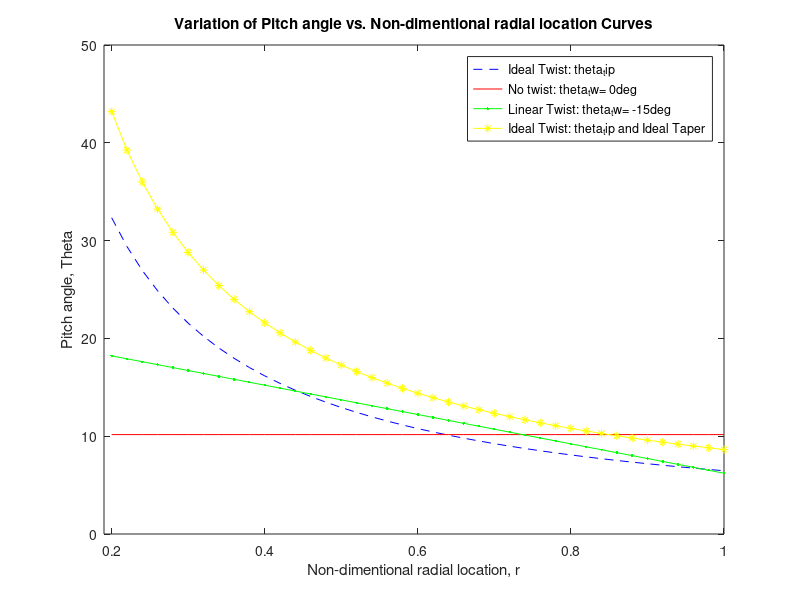
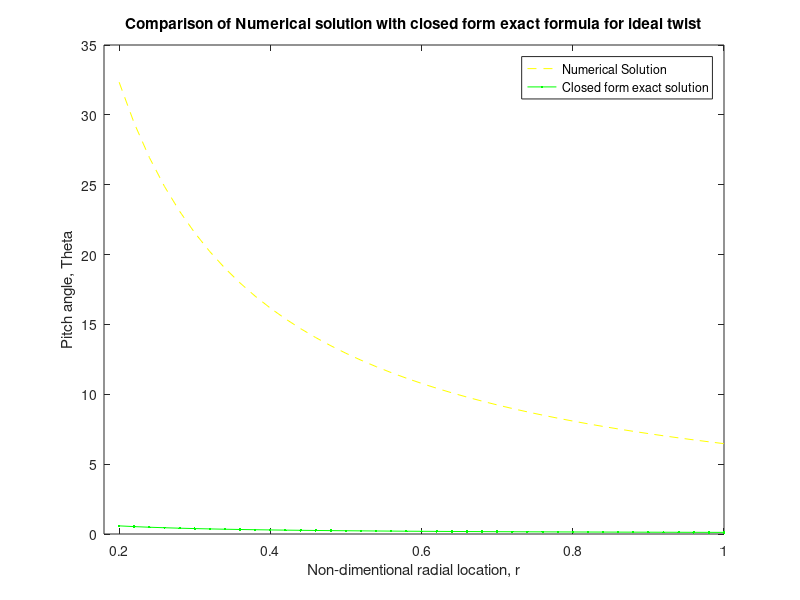
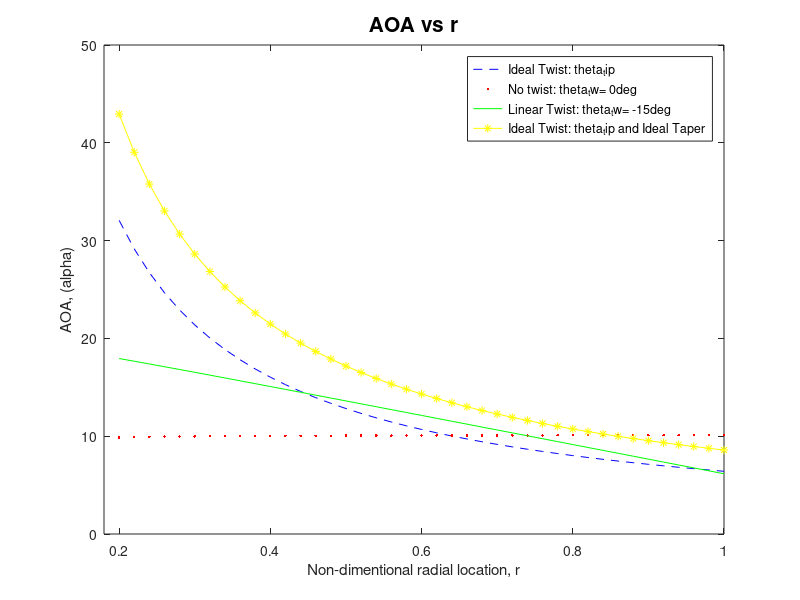
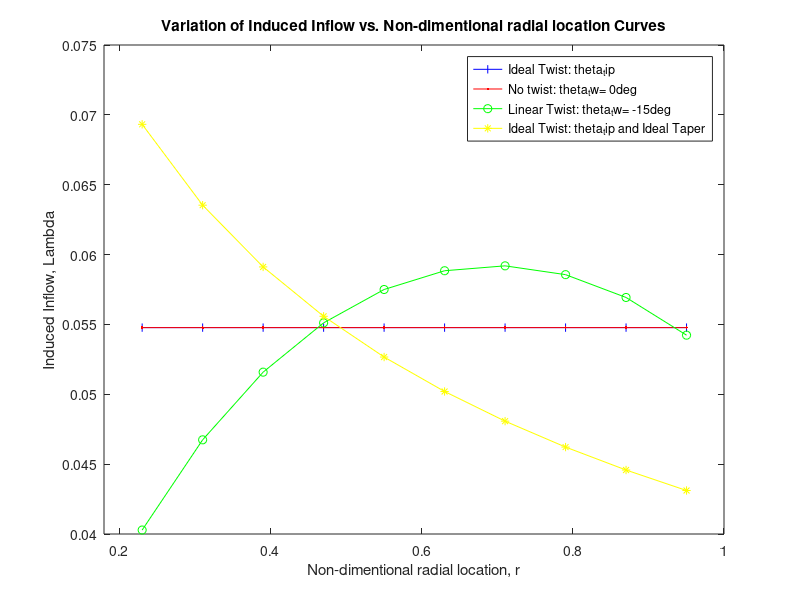

MATLAB code to generate these figures, in order:
close all ;clear ;
%% Given data

rho= 1.225; % Density of air
Nb= 4; % Number of blades
R= 6; % Blade radius
c= 0.4; % Blade chord
Cd0= 0.01; % Profile Drag coefficient
Cla= 5.73; % Lift curve slope
omega= 10*pi; % Rotor angular rate
R_ct= 0.2*R; % Root cut-out 
CT_h= 0.006; % Hover CT 
n= 10; % number of radial stations/segments

%% calculated data

r_ct= 0.2; % Non-dimensional root cutout
sigma= Nb*c*(R-R_ct)/(pi*R^2); % Rotor Solidity
lambda_h= sqrt(CT_h/2); % induced inflow for hover
dy= (1-0.2)/n; % Non-dimensional length of each segment
theta_0= (6*CT_h/sigma/Cla)+(3*sqrt(CT_h/2))/2; % reference pitch angle from BET&MT
theta_75=theta_0; % reference pitch angle considered at 0.75R
theta_tip= (4*CT_h/sigma/Cla) + sqrt(CT_h/2); % Ideal Twist solution for pitch angle
c_tip= 0.5*c; % Ideal Taper assumption
sigma_tip= Nb*c_tip*(R-R_ct)/(pi*R^2); % rotor solidity for ideal taper
% Gaussian Quadrature Coefficients

weight= [0.171324492 0.360761573 0.467913935 0.467913935 0.360761573 0.171324492];
node=[-0.9324695142031520278123,-0.661209386466264513661,-0.2386191860831969086305,....
    0.238619186083196908631,0.661209386466264513661,0.9324695142031520278123];


%% Numerical Values Initialization

k=1; % array initializer for mean values
CT_i= zeros(1,n);
CT_ii= zeros(1,n);
CT_iii= zeros(1,n);
CT_iv= zeros(1,n);

CPi_i= zeros(1,n);
CPi_ii= zeros(1,n);
CPi_iii= zeros(1,n);
CPi_iv= zeros(1,n);

f_ct_i= zeros(1,6);
f_ct_ii= zeros(1,6);
f_ct_iii= zeros(1,6);
f_ct_iv= zeros(1,6);

f_cp_i= zeros(1,6);
f_cp_ii= zeros(1,6);
f_cp_iii= zeros(1,6);
f_cp_iv= zeros(1,6);
CP0_iv= zeros(1,n);

lambda_collect_i= 0;
lambda_collect_ii= 0;
lambda_collect_iii= 0;
lambda_collect_iv= 0;

for i=1:1:n % span devided into n number of radial stations/segments
    
    %%
    % _% Gaussian Quadrature for each segment_ 
    a= 0.2+dy*(i-1); % integration lower limit
    b= 0.2+dy*i; % integration upper limit
    t= ((b-a)/2)*node + ((b+a)/2); % change of variables: new locations are t(i) from x(i)
    theta_tw_ii=0; % for question 1-(ii) theta twist rate is zero
    theta_ii= theta_75 + theta_tw_ii*(t-0.75); % theta for zero twist rate
    theta_tw_iii=-15*pi/180; % for question 1-(iii) theta twist rate is -15deg
    theta_iii= theta_75 + theta_tw_iii*(t-0.75); % theta for -15deg twist rate
    sigma_iv= Nb*(c_tip./t)*(R-R_ct)/(pi*R^2); % for question 1-(iv) ideal taper
    for j=1:1:6
        %% C1. Ideal Twist: theta_tip

        theta_tip_i= theta_tip; % theta_tip calculation
        lambda_t_i= (sigma*Cla/16)*(sqrt(1+(32*theta_tip_i/sigma/Cla))-1); % lambda for each loaction t
        lambda_collect_i=  lambda_collect_i + lambda_t_i; % collecting all lambda over one gaussian span for mean
        dCT_dr_i(j)= 0.5*sigma*Cla*(theta_tip_i-lambda_t_i)*t(j); % CT distribution from lambda
        f_ct_i(j)= dCT_dr_i(j); % gaussian function for CT
        CT_i(i)= CT_i(i) + weight(j)*f_ct_i(j)*0.5*(b-a); % numerically performing integration CT over t
        f_cp_i(j)= 0.5*sigma*Cla*(theta_tip_i-lambda_t_i)*t(j)*lambda_t_i; % gaussian integration for CPi, induced power
        CPi_i(i)= CPi_i(i) + weight(j)*f_cp_i(j)*0.5*(b-a); % numerically performing integrating CPi over t
        
        %% C2. No twist: theta_tw= 0deg

        theta_tip_ii= theta_ii(j)*t(j);
        lambda_t_ii= (sigma*Cla/16)*(sqrt(1+(32*theta_tip_i/sigma/Cla))-1);
        lambda_collect_ii=  lambda_collect_ii + lambda_t_ii;
        dCT_dr_ii(j)= 0.5*sigma*Cla*(theta_tip_ii-lambda_t_ii)*t(j);
        f_ct_ii(j)= dCT_dr_ii(j);
        CT_ii(i)= CT_ii(i) + weight(j)*f_ct_ii(j)*0.5*(b-a);
        f_cp_ii(j)= 0.5*sigma*Cla*(theta_tip_ii-lambda_t_ii)*t(j)*lambda_t_ii;
        CPi_ii(i)= CPi_ii(i) + weight(j)*f_cp_ii(j)*0.5*(b-a);
        
        %% C3. Linear Twist: theta_tw= -15deg

        theta_tip_iii= theta_iii(j)*t(j);
        lambda_t_iii= (sigma*Cla/16)*((1+(32*theta_tip_iii/sigma/Cla))^0.5-1);
        lambda_collect_iii=  lambda_collect_iii + lambda_t_iii;
        dCT_dr_iii(j)= 0.5*sigma*Cla*(theta_tip_iii-lambda_t_iii)*t(j);
        f_ct_iii(j)= dCT_dr_iii(j);
        CT_iii(i)= CT_iii(i) + weight(j)*f_ct_iii(j)*0.5*(b-a);
        f_cp_iii(j)= 0.5*sigma*Cla*(theta_tip_iii-lambda_t_iii)*t(j)*lambda_t_iii;
        CPi_iii(i)= CPi_iii(i) + weight(j)*f_cp_iii(j)*0.5*(b-a);
        
        %% C4. Ideal Twist: theta_tip and Ideal Taper: c_tip= 0.5*c

        theta_tip_iv= theta_tip;
        lambda_t_iv= (sigma_iv(j)*Cla/16)*((1+(32*theta_tip_iv/sigma_iv(j)/Cla))^0.5-1);
        lambda_collect_iv=  lambda_collect_iv + lambda_t_iv;
        dCT_dr_iv(j)= 0.5*sigma_iv(j)*Cla*(theta_tip_iv-lambda_t_iv)*t(j);
        f_ct_iv(j)= dCT_dr_iv(j);
        CT_iv(i)= CT_iv(i) + weight(j)*f_ct_iv(j)*0.5*(b-a);
        f_cp_iv(j)= 0.5*sigma_iv(j)*Cla*(theta_tip_iv-lambda_t_iv)*t(j)*lambda_t_iv;
        CPi_iv(i)= CPi_iv(i) + weight(j)*f_cp_iv(j)*0.5*(b-a);
        f_cp0_iv(j)= 0.5*sigma_iv(j)*Cd0*((t(j))^3);
        CP0_iv(i)= CP0_iv(i) + weight(j)*f_cp0_iv(j)*0.5*(b-a);
    end
    
    loc(k)= t(3); % for each gaussian span it is a middle location: for plotting the mean values over the entire span
    %% mean values for each element Case-1

    lambda_mean_i(k)= lambda_collect_i/6;            % induced inflow
    lambda_collect_i=0;
    CT_i_mean(k)= mean(dCT_dr_i);                    %thrust distribution
    CPi_i_mean(k)= lambda_mean_i(k)*CT_i_mean(k);    % induced power
    CP0_i_mean(k)= sigma*Cd0*((t(3))^3)/2;           % profile power
    CP_i_mean(k)= CPi_i_mean(k) + CP0_i_mean(k);     % total power
    %% mean values for each element Case-2

    lambda_mean_ii(k)= lambda_collect_ii/6;
    lambda_collect_ii=0;
    CT_ii_mean(k)= mean(dCT_dr_ii);
    CPi_ii_mean(k)= lambda_mean_ii(k)*CT_ii_mean(k);
    CP0_ii_mean(k)= sigma*Cd0*((t(3))^3)/2;
    CP_ii_mean(k)= CPi_ii_mean(k) + CP0_ii_mean(k);
    %% mean values for each element Case-3

    lambda_mean_iii(k)= lambda_collect_iii/6;
    lambda_collect_iii=0;
    CT_iii_mean(k)= mean(dCT_dr_iii);
    CPi_iii_mean(k)= lambda_mean_iii(k)*CT_iii_mean(k);
    CP0_iii_mean(k)= sigma*Cd0*((t(3))^3)/2;
    CP_iii_mean(k)= CPi_iii_mean(k) + CP0_iii_mean(k);
    %% mean values for each element Case-4

    lambda_mean_iv(k)= lambda_collect_iv/6;
    lambda_collect_iv=0;
    CT_iv_mean(k)= mean(dCT_dr_iv);
    CPi_iv_mean(k)= lambda_mean_iv(k)*CT_iv_mean(k);
    CP0_iv_mean(k)= sigma_iv(3)*Cd0*((t(3))^3)/2;
    CP_iv_mean(k)= CPi_iv_mean(k) + CP0_iv_mean(k);
    
     k= k+1; % Incrementing the location
    
end


%% Results and Plots

%% plot 1  'Pitch Angle vs. r'
figure('Name','Pitch Angle vs. r')
r= r_ct:r_ct/10:1;

% Ideal Twist
CT_i_total= sum(CT_i); % total CT over the entire disc
CP_i_total= sum(CPi_i)+(sigma*Cd0/8); % total CP over the entire disc
lambda_i= (CT_i_total/2)^0.5; % recalculating induced inflow from final CT
theta_75_i= ((6*CT_i_total/sigma/Cla)+(3*lambda_i)/2);
theta_tip_IdealTwist= (4*CT_i_total/sigma/Cla) + lambda_i; % Theta_tip closed form solution
theta_result_i= (theta_tip_IdealTwist./r)*(180/pi); % theta vs r plot


% No twist: theta_tw= 0deg
CT_ii_total= sum(CT_ii);
CP_ii_total= sum(CPi_ii)+(sigma*Cd0/8);
lambda_ii= (CT_ii_total/2)^0.5;
theta_result_ii= ((6*CT_ii_total/sigma/Cla)+(3*lambda_ii)/2)*(180/pi).*ones(1,length(r));
theta_tip_NoTwist= theta_result_ii.*r;


% Linear Twist: theta_tw= -15deg
CT_iii_total= sum(CT_iii);
CP_iii_total= sum(CPi_iii)+(sigma*Cd0/8);
lambda_iii= (CT_iii_total/2)^0.5;
theta_0_iii= ((6*CT_iii_total/sigma/Cla)+(3*lambda_iii)/2);
theta_result_iii= (theta_0_iii + theta_tw_iii*(r-0.75))*(180/pi);
theta_tip_Twist= theta_result_iii.*r;


% Ideal Twist: theta_tip and Ideal Taper: c_tip= 0.5*c
CT_iv_total= sum(CT_iv);
CP_iv_total= sum(CPi_iv)+sum(CP0_iv);
lambda_iv= (CT_iv_total/2)^0.5;
sigma_75= sigma_tip/0.75;
theta_75_iv= ((6*CT_iv_total/sigma_75/Cla)+(3*lambda_iv)/2);
theta_result_iv= (((4*CT_iv_total/sigma_tip/Cla)+lambda_iv)./r)*(180/pi);
theta_tip_IdealTaper= (4*CT_iv_total/sigma_tip/Cla)+lambda_iv;
plot(r,theta_result_i,'b--',r,theta_result_ii,'r',r,theta_result_iii,'g.-',r,theta_result_iv,'y-*')
title('Variation of Pitch angle vs. Non-dimentional radial location Curves')
xlabel('Non-dimentional radial location, r')
ylabel('Pitch angle, Theta')
xlim([0.19,1])
legend('Ideal Twist: theta_tip','No twist: theta_tw= 0deg'...
    ,'Linear Twist: theta_tw= -15deg','Ideal Twist: theta_tip and Ideal Taper')
%% plot 2 'Numerical Solution vs. Analytical Solution'

figure('Name','Numerical Solution vs. Analytical Solution','NumberTitle','off')
plot(r,theta_result_i,'y--',r,(theta_tip./r),'g.-') % Numerical Solution, Analytical formula
title('Comparison of Numerical solution with closed form exact formula for ideal twist')
xlabel('Non-dimentional radial location, r')
ylabel('Pitch angle, Theta')
xlim([0.18,1])
legend('Numerical Solution','Closed form exact solution')

%% plot 3  Angle of attack vs non dim. radial location

figure('Name','Variation of AOA vs. r','NumberTitle','off')
% Ideal Twist: theta_tip
alpha_i= theta_result_i-(lambda_i./r); % Calculating AOA for all the r locations
% No twist: theta_tw= 0deg
alpha_ii= theta_result_ii-(lambda_ii./r);
% Linear Twist: theta_tw= -15deg
alpha_iii= theta_result_iii-(lambda_iii./r);
% Ideal Twist: theta_tip and Ideal Taper: c_tip= 0.5*c
alpha_iv= theta_result_iv-(lambda_iv./r);
plot(r,alpha_i,'b--',r,alpha_ii,'r.',r,alpha_iii,'g',r,alpha_iv,'y-*') 
title('AOA vs r','FontSize',15)
xlabel('Non-dimentional radial location, r')
ylabel('AOA, (alpha)')
legend('Ideal Twist: theta_tip','No twist: theta_tw= 0deg'...
    ,'Linear Twist: theta_tw= -15deg','Ideal Twist: theta_tip and Ideal Taper')
xlim([0.18,1])


%% plot 4 Inflow vs r

figure('Name','Lambda vs. r','NumberTitle','off')
plot(loc,lambda_mean_i,'b-|',loc,lambda_mean_ii,'r.-',loc,lambda_mean_iii,'g-o',loc,lambda_mean_iv,'y-*') % plotting the induced inflow for all r locations
title('Variation of Induced Inflow vs. Non-dimentional radial location Curves')
xlabel('Non-dimentional radial location, r')
ylabel('Induced Inflow, Lambda')
legend('Ideal Twist: theta_tip','No twist: theta_tw= 0deg'...
    ,'Linear Twist: theta_tw= -15deg','Ideal Twist: theta_tip and Ideal Taper')
xlim([0.18, 1])

%% plot 5 dCT/dr vs r

figure('Name','dCT/dr vs. r','NumberTitle','off')
plot(loc,CT_i_mean,'b--',loc,CT_ii_mean,'r.-',loc,CT_iii_mean,'g-o',loc,CT_iv_mean,'y-*') % plotting the CT distribution for all r locations
title('Variation of thrust distribution vs. Non-dimentional radial location Curves')
xlabel('Non-dimentional radial location, r')
ylabel('thrust distribution, dCT/dr')
legend('Ideal Twist: theta_tip','No twist: theta_tw= 0deg'...
    ,'Linear Twist: theta_tw= -15deg','Ideal Twist: theta_tip and Ideal Taper')
xlim([0.18, 1])

%% plot 6 dCQi/dr vs. r

figure('Name','dCQi/dr vs. r','NumberTitle','off')
plot(loc,CPi_i_mean,'b--',loc,CPi_ii_mean,'r.-',loc,CPi_iii_mean,'g-o',loc,CPi_iv_mean,'y-*') % plotting the induced power distn. for all r locations
title('Variation of induced torque distribution vs. Non-dimentional radial location Curves')
xlabel('Non-dimentional radial location, r')
ylabel('induced torque distribution, dCQi/dr')
legend('Ideal Twist: theta_tip','No twist: theta_tw= 0deg'...
    ,'Linear Twist: theta_tw= -15deg','Ideal Twist: theta_tip and Ideal Taper')
xlim([0.18, 1])

%% plot 7 dCQ0/dr vs. r

figure('Name','dCQ0/dr vs. r','NumberTitle','off')
plot(loc,CP0_i_mean,'b--',loc,CP0_ii_mean,'r.-',loc,CP0_iii_mean,'g-o',loc,CP0_iv_mean,'y-*') % plotting the profile power distn. for all r locations
title('Variation of profile torque distribution vs. Non-dimentional radial location Curves')
xlabel('Non-dimentional radial location, r')
ylabel('profile torque distribution, dCQ0/dr')
legend('Ideal Twist: theta_tip','No twist: theta_tw= 0deg'...
    ,'Linear Twist: theta_tw= -15deg','Ideal Twist: theta_tip and Ideal Taper')
xlim([0.18,1])

%% plot 8 dCQ/dr vs. r

figure('Name','dCQ/dr vs. r')
plot(loc,CP_i_mean,'b--',loc,CP_ii_mean,'r.-',loc,CP_iii_mean,'g-o',loc,CP_iv_mean,'y-*') % plotting the total power distn. for all r locations
title('Total torque distribution vs. Non-dimentional radial location')
xlabel('Non-dimentional radial location, r')
ylabel('total torque distribution, dCQ/dr')
legend('Ideal Twist: theta_tip','No twist: theta_tw= 0deg'...
    ,'Linear Twist: theta_tw= -15deg','Ideal Twist: theta_tip and Ideal Taper')
xlim([0.18 1])
